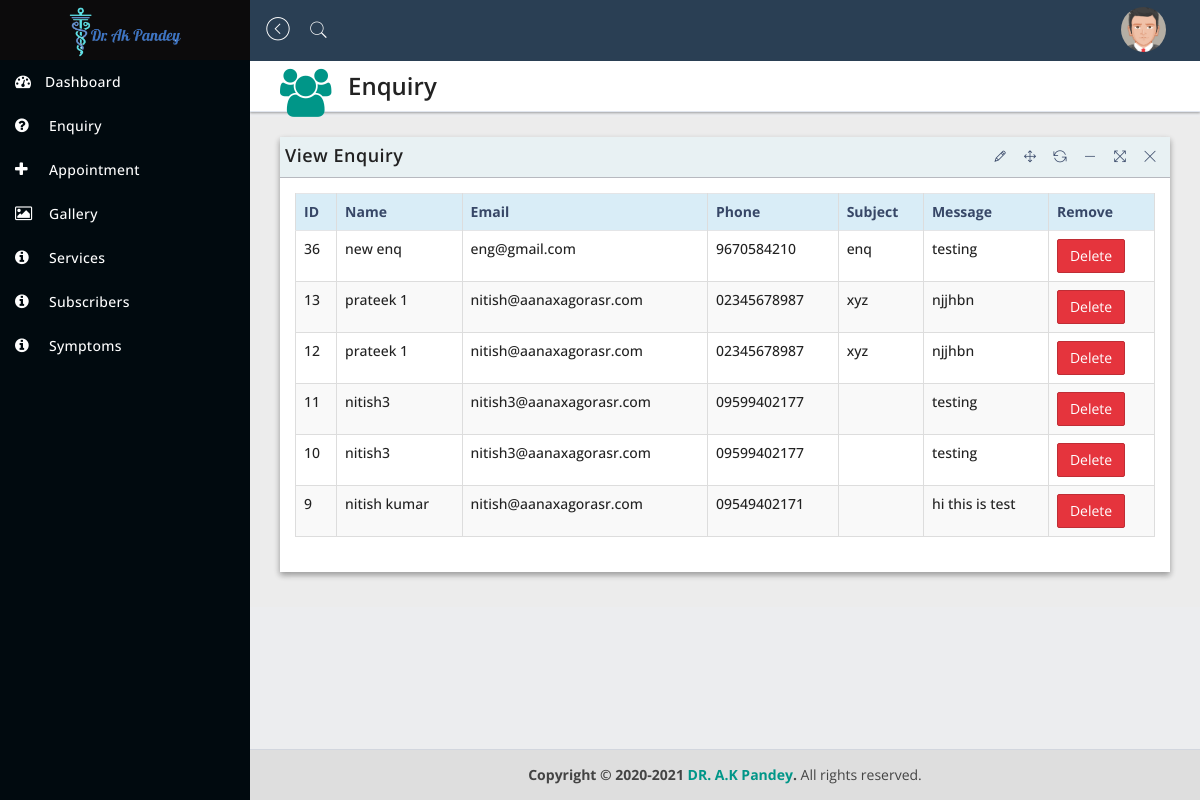
Before: /admin/enquiry.php with the older database file.
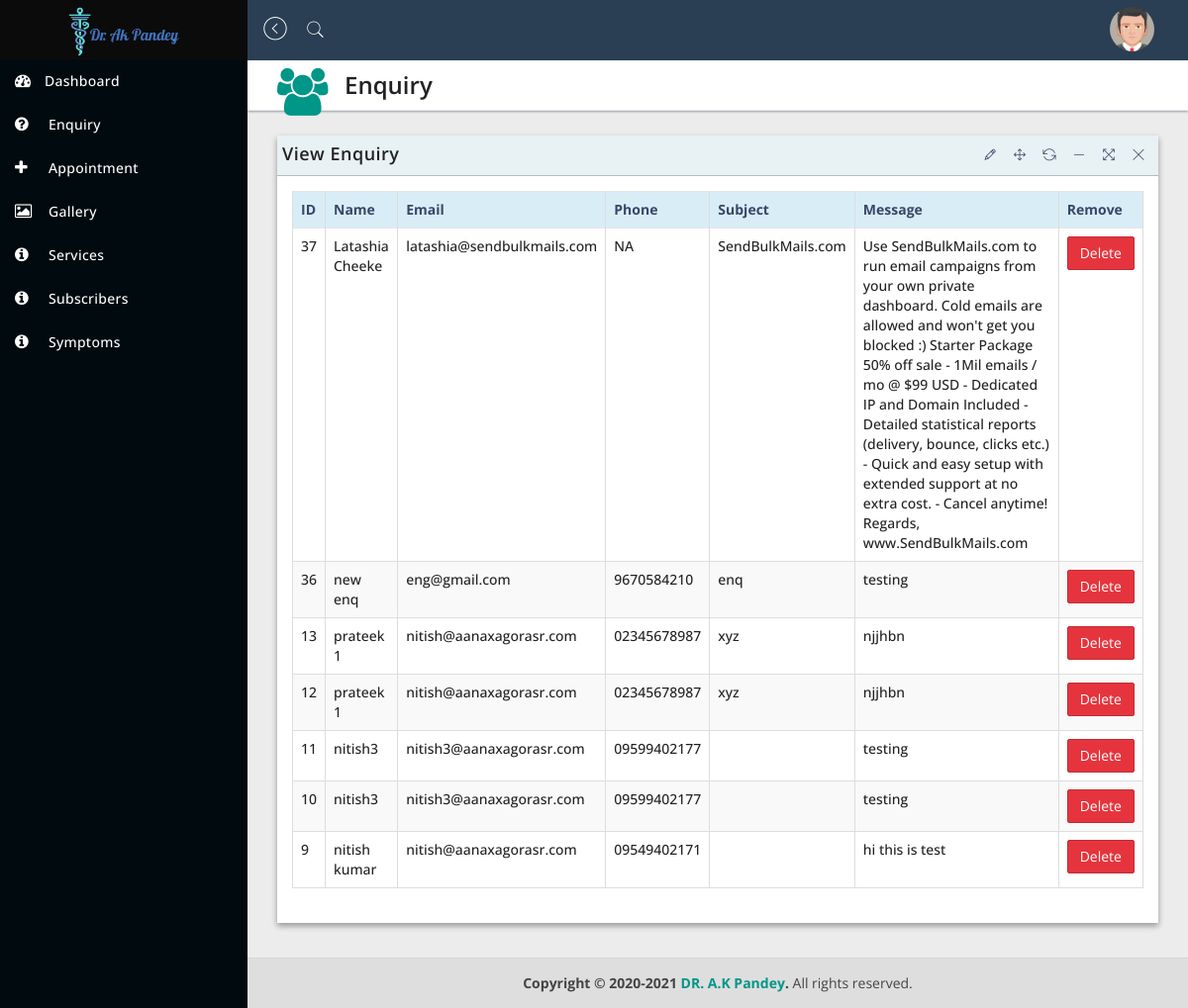
After: the same page with the newer database file.
### tables this page shows
CREATE TABLE `contacts` (
  `id` int(255) NOT NULL,
  `name` varchar(255) DEFAULT NULL,
  `email` varchar(255) DEFAULT NULL,
  `phone` varchar(13) DEFAULT NULL,
  `subject` varchar(255) DEFAULT NULL,
  `message` varchar(500) DEFAULT NULL
);

### admin/enquiry.php (the view, shortened to what the changed rows need)
<!DOCTYPE html>
<html lang="en">
<head>
    <link href="assets/plugins/jquery-ui-1.12.1/jquery-ui.min.css" rel="stylesheet" type="text/css" />
    <link href="assets/bootstrap/css/bootstrap.min.css" rel="stylesheet" type="text/css" />
    <link href="assets/plugins/lobipanel/lobipanel.min.css" rel="stylesheet" type="text/css" />
    <link href="assets/plugins/pace/flash.css" rel="stylesheet" type="text/css" />
    <link href="assets/font-awesome/css/font-awesome.min.css" rel="stylesheet" type="text/css" />
    <link href="assets/pe-icon-7-stroke/css/pe-icon-7-stroke.css" rel="stylesheet" type="text/css" />
    <link href="assets/themify-icons/themify-icons.css" rel="stylesheet" type="text/css" />
    <link href="assets/plugins/datatables/dataTables.min.css" rel="stylesheet" type="text/css" />
    <link href="assets/dist/css/stylecrm.css" rel="stylesheet" type="text/css" />
</head>
<body class="hold-transition sidebar-mini">
    <div class="wrapper">
         <div class="content-wrapper">
            <section class="content-header">
               <div class="header-title">
                  <h1>Enquiry</h1>
               </div>
            </section>
            <section class="content">
               <div class="row">
                  <div class="col-sm-12">
                     <div class="panel panel-bd lobidrag">
                        <div class="panel-body">
                           <div class="table-responsive">
                              <table id="table_id" class="table table-bordered table-striped table-hover">
                                 <thead>
                                    <tr class="info">
                                     <th>ID</th>
                                       <th>Name</th>
                                        <th>Email</th>
                                        <th>Phone</th>
                                        <th>Subject</th>
                                        <th>Message</th>
                                        <th>Remove</th>
                                    </tr>
                                 </thead>
           <tbody>
            <tr>
                  <?php
                    $connect = mysqli_connect("localhost","drakpandey","Pandey@809","akpandey");
                    $query = "SELECT * FROM contacts ORDER BY id DESC";
                    $result = mysqli_query($connect, $query);
                          if(mysqli_num_rows($result) > 0)
                          {
                               while($row = mysqli_fetch_array($result))
                               {
                          ?>
                          <tr>
                               <td><?php echo $row["id"];?></td>
                               <td><?php echo $row["name"]; ?></td>
                                 <td><?php echo $row["email"];?></td>
                                 <td><?php echo $row["phone"];?></td>
                                 <td><?php echo $row["subject"];?></td>
                                 <td><?php echo $row["message"];?></td>
                                 <td><a class="btn btn-danger" href="deleteenq.php?id=<?php echo $row["id"]; ?>">Delete</a></td>
                        </tr>
                          <?php
                               }
                          }
                          ?>
                                    </tr>
                                 </tbody>
                              </table>
                           </div>
                           </div>
                        </div>
                     </div>
                  </div>
               </div>
         </div>
</body>
</html>

Changed rows visible on the page:
added contacts: id "37", name "Latashia Cheeke", email "latashia@sendbulkmails.com", phone "NA", subject "SendBulkMails.com", message "Use SendBulkMails.com to run email campaigns from your own private dashboard. Cold emails are allowed and won't get you blocked :) Starter Package 50% off sale - 1Mil emails / mo @ $99 USD - Dedicated IP and Domain Included - Detailed statistical reports (delivery, bounce, clicks etc.) - Quick and easy setup with extended support at no extra cost. - Cancel anytime! Regards, www.SendBulkMails.com"
